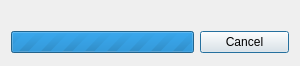
<?xml version="1.0" encoding="UTF-8"?>
<ui version="4.0">
 <class>DropBoxUploader</class>
 <widget class="QDialog" name="DropBoxUploader">
  <property name="geometry">
   <rect>
    <x>0</x>
    <y>0</y>
    <width>300</width>
    <height>66</height>
   </rect>
  </property>
  <property name="windowTitle">
   <string>Dropbox</string>
  </property>
  <layout class="QGridLayout" name="gridLayout">
   <item row="0" column="0">
    <widget class="QLabel" name="label">
     <property name="openExternalLinks">
      <bool>true</bool>
     </property>
    </widget>
   </item>
   <item row="1" column="0" colspan="2">
    <widget class="QProgressBar" name="progress">
     <property name="maximum">
      <number>0</number>
     </property>
     <property name="textVisible">
      <bool>false</bool>
     </property>
    </widget>
   </item>
   <item row="1" column="2">
    <widget class="QPushButton" name="pushCancel">
     <property name="text">
      <string>Cancel</string>
     </property>
    </widget>
   </item>
   <item row="2" column="1">
    <spacer name="verticalSpacer">
     <property name="orientation">
      <enum>Qt::Vertical</enum>
     </property>
     <property name="sizeHint" stdset="0">
      <size>
       <width>20</width>
       <height>1</height>
      </size>
     </property>
    </spacer>
   </item>
  </layout>
 </widget>
 <resources/>
 <connections>
  <connection>
   <sender>pushCancel</sender>
   <signal>clicked()</signal>
   <receiver>DropBoxUploader</receiver>
   <slot>accept()</slot>
   <hints>
    <hint type="sourcelabel">
     <x>250</x>
     <y>60</y>
    </hint>
    <hint type="destinationlabel">
     <x>245</x>
     <y>145</y>
    </hint>
   </hints>
  </connection>
 </connections>
</ui>
